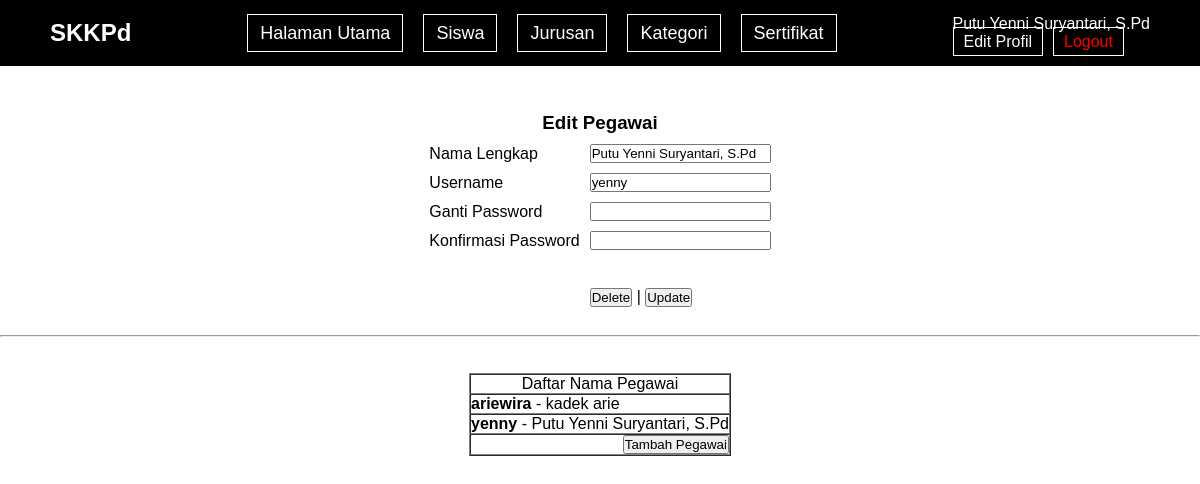
/tampilan/halaman_utama.php?page=ubah_pegawai&username=yenny (signed in), run on the app's committed database.
### tables this page shows
CREATE TABLE `pengguna` (
  `Id_Pengguna` int(11) NOT NULL,
  `Username` varchar(20) DEFAULT NULL,
  `NIS` int(5) DEFAULT NULL,
  `Password` varchar(65) NOT NULL
);

CREATE TABLE `pegawai` (
  `Nama_Lengkap` varchar(50) NOT NULL,
  `Username` varchar(20) NOT NULL
);

### ubah/ubah_pegawai.php (the view, shortened to what this page needs)
<?php
$username       = $_COOKIE['username'];
$data_update    = mysqli_fetch_assoc(mysqli_query($koneksi, "SELECT * FROM pegawai INNER JOIN pengguna USING(Username) WHERE Username = '$username'"));
if (isset($_GET['delete_confirm'])) {
    echo '<form action="" method="post">
            <h3>Konfirmasi Penghapusan</h3>
            <p>Masukkan password Anda untuk menghapus akun:</p>
            <input type="password" name="delete_akun" required>
            <br>
            <button type="submit" class="btn btn-danger">Hapus Data Saya</button>
            <a href="halaman_utama.php?page=pegawai" class="btn btn-secondary">Batal</a>
          </form>';
} else {
?>
<center>
    <form action="" method="post">
        <table cellspacing="10">
            <tr>
                <td colspan="2" align="center">
                    <h3>Edit Pegawai</h3>
                </td>
            </tr>
            <tr>
                <td>Nama Lengkap</td>
                <td><input type="text" name="nama_lengkap" value="<?=$data_update['Nama_Lengkap']?>" required></td>
            </tr>
            <tr>
                <td>Username</td>
                <td><input type="text" name="username" readonly value="<?=$data_update['Username']?>" required></td>
            </tr>
            <tr>
                <td>Ganti Password</td>
                <td><input type="password" name="password" autocomplete="off" autofocus></td>
            </tr>
            <tr>
                <td>Konfirmasi Password</td>
                <td><input type="password" name="konfirmasi_pass" autocomplete="off"></td>
            </tr>
            <tr>
                <td>&nbsp;</td>
            </tr>
            <tr>
                <td></td>
                <td><button onclick="window.location.href='halaman_utama.php?page=pegawai&delete_confirm=true';">
                        Delete</button> | <input type="submit" name="tombol_ubah" value="Update"></td>
            </tr>
        </table>
    </form><br>
    <hr>
    <br><br>
    <table border="1" cellpadding="10" cellspacing="0">
        <tr>
            <td align="center">Daftar Nama Pegawai</td>
        </tr>
        <?php
            $data_pegawai = mysqli_query($koneksi, "SELECT * FROM pegawai");
            while($data = mysqli_fetch_assoc($data_pegawai)){
        ?>
        <tr>
            <td><b><?=$data['Username']?></b> - <?=$data['Nama_Lengkap']?>
            </td>
        </tr>
        <?php
            }
        ?>
        <tr>
            <td><button onclick="window.location.href='halaman_utama.php?page=tambah_pegawai';"
                    style="float:right;">Tambah Pegawai</button>
            </td>
        </tr>
    </table>
</center>
<br><br>
<?php
}
?>

### tampilan/halaman_utama.php (style rules this page uses)
* { margin: 0; padding: 0; box-sizing: border-box }
body { font-family: Arial, sans-serif }

### data on the page
pengguna: nama_lengkap "Putu Yenni Suryantari, S.Pd", username "yenny"
pegawai: Username "ariewira", Nama_Lengkap "kadek arie"
pegawai: Username "yenny", Nama_Lengkap "Putu Yenni Suryantari, S.Pd"

### other printed values
$_COOKIE['nama_lengkap'] "Putu Yenni Suryantari, S.Pd"
